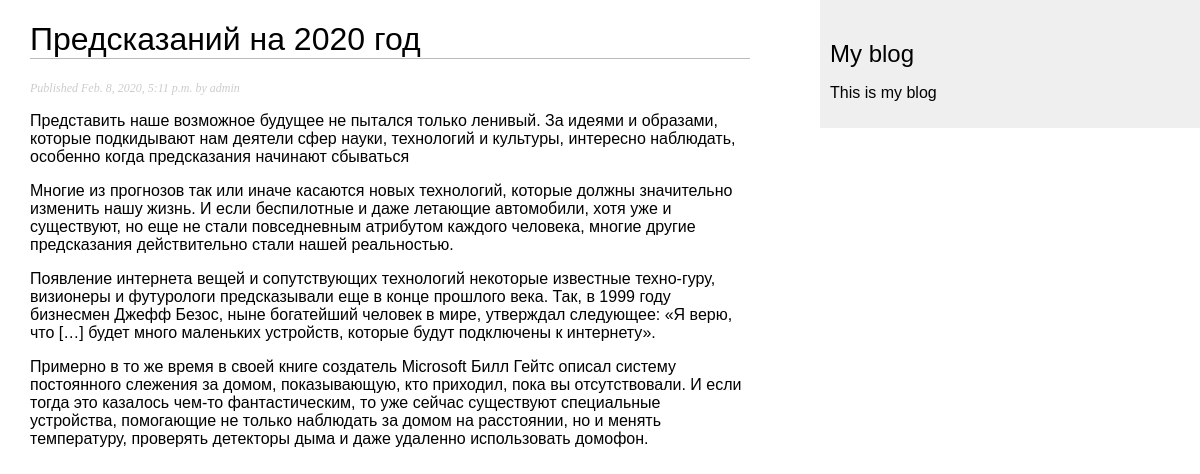
/blog/2020/2/8/predskazanij-na-2020-god/, run on the app's committed database.
### blog/models.py (models this page shows, shortened)
class Post(models.Model):
    STATUS_CHOICES = (
        ('draft', 'Draft'),
        ('published', 'Published'),
    )
    title = models.CharField(max_length=250)
    slug = models.SlugField(max_length=250,
                            unique_for_date='publish')
    author = models.ForeignKey(User,
                               on_delete=models.CASCADE,
                               related_name='blog_posts')
    body = models.TextField()
    publish = models.DateTimeField(default=timezone.now)
    created = models.DateTimeField(auto_now_add=True)
    updated = models.DateTimeField(auto_now=True)
    status = models.CharField(max_length=10,
                              choices=STATUS_CHOICES,
                              default='draft')
    objects = models.Manager()
    published = PublishedManager()
    class Meta:
        ordering = ('-publish',)

### blog/views.py (the view)
def post_detail(request, year, month, day, post):
	post = get_object_or_404(Post, slug = post,
									status = 'published',
									publish__year = year,
									publish__month = month,
									publish__day = day)
	return render(request, 'blog/post/detail.html', {'post':post})

### blog/templates/blog/post/detail.html (shortened to what this page needs)
{% extends "blog/base.html" %}
{% block content %}
	<h1>{{ post.title }}</h1>
	<p class="date">Published {{ post.publish }} by {{ post.author }}</p>
	{{ post.body|linebreaks }}
{% endblock %}

### blog/static/css/blog.css (style rules this page uses)
body { margin: 0; padding: 0; font-family: helvetica; }
h1 { font-weight: normal; border-bottom: 1px solid #bbb; }
p.date { color: #ccc; font-family: georiga; font-size: 12px; font-style: italic; }

### data on the page
Post: title "Предсказаний на 2020 год", publish "Feb. 8, 2020, 5:11 p.m.", author "admin", body "Представить наше возможное будущее не пытался только ленивый. За идеями и образами, которые подкидывают нам деятели сфер науки, технологий и культуры, интересно наблюдать, особенно когда предсказания начинают сбываться Многие из прогнозов так или иначе касаются новых технологий, которые должны значительно изменить нашу жизнь. И если беспилотные и даже летающие автомобили, хотя уже и существуют, но еще не стали повседневным атрибутом каждого человека, многие другие предсказания действительно стали нашей реальностью. Появление интернета вещей и сопутствующих технологий некоторые известные техно-гуру, визионеры и футурологи предсказывали еще в конце прошлого века. Так, в 1999 году бизнесмен…"
